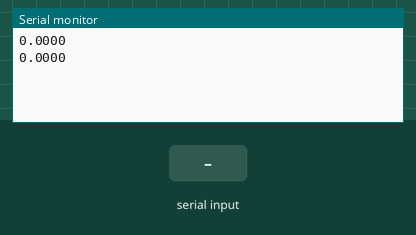
The sketch below on a simulated Arduino Uno, built with avr-gcc and run on an emulated ATmega328P. Parts: the last lines printed to the serial monitor. The inputs (shaded band) are chosen by the test bench.

Above: at 1.2 s.
1.3 s: "90,45\n" received over Serial
At 2.6 s:
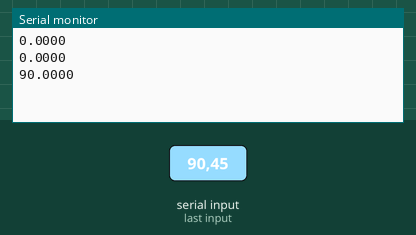
2.8 s: "30,150\n" received over Serial
At 3.8 s:
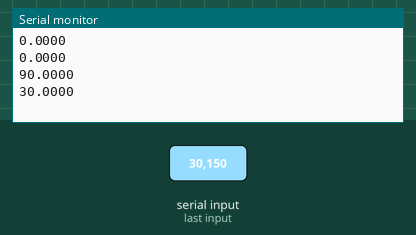
Timing chart, 0 to 5.8 s (numbered marks = the images above; inputs shaded):
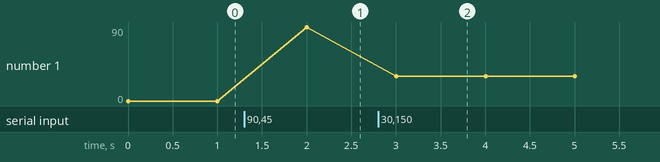

Measured:
- after the input at 1.3 s, the serial monitor: prints a new line after 0.70 s (image 1)
- after the input at 2.8 s, the serial monitor: prints a new line after 0.20 s (image 2)
- plotted number 1: 0 → 90 after the input at 1.3 s, 90 → 30 after the input at 2.8 s

The sketch:

String.ino
```cpp
String dist;
float num=0;
void setup() {
  Serial.begin(9600);
  dist = "";
}

void loop() {
  while(Serial.available())
  {
      char dado = Serial.read();
      dist.concat(dado);
      num = dist.toFloat();
  }
  dist = "";
  Serial.println(num,4);
  delay(1000);
}
```
